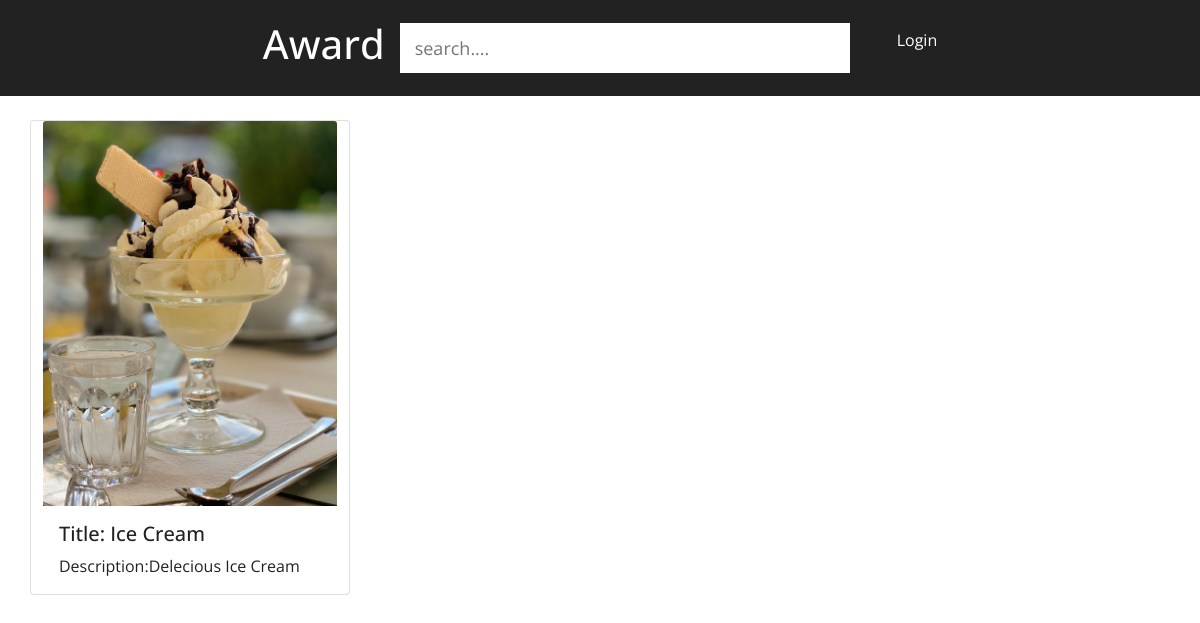
Page /uploading/singleview/ on the committed database.
### uploading/models.py (models this page shows, shortened)
class Post(models.Model):
    user = models.ForeignKey(Account, on_delete=models.SET_NULL, null=True)
    image = models.ImageField(upload_to='images')
    title = models.CharField(max_length=20 ,unique=True, null=True)
    description = models.CharField(max_length=200)
    date_posted  =  models.DateTimeField(auto_now_add=True)
    date_updated = models.DateTimeField(auto_now=True)
    post_link = models.CharField(max_length=20, unique=True,null=True)

### uploading/views.py (the view)
# urls.py: path('singleview/', views.singleview, name='singleview'),
def singleview(request):
    posts = Post.objects.all()
    title = Post.objects.all()
    description = Post.objects.all()
    post_link = Post.objects.all()
    context = {
        'posts'         : posts,
        'title'         : title,
        'description'  : description,
        'post_link'     :  post_link,
    }
    return render(request, 'single_view.html', context)

### accounts/templates/single_view.html
{% extends 'base.html' %}
{% load static %}
{% block content %}
<div class="container">
    <div class="row">
{% for post in posts %}
<div class="card" style="width: 20rem; margin-top: 120px;">
    <img src="{{post.image.url}}" class="card-img-top" alt="...">
    <div class="card-body">
      <h5 class="card-title">Title: {{post.title}}</h5>
      <p class="card-text">Description:{{post.description}}</p>
    </div>
  </div>
  {% endfor %}
</div>
</div>
{% endblock %}

### accounts/static/css/style.css (style rules this page uses)
* { box-sizing: border-box; }
body { font-family: 'Open Sans', sans-serif; color: #222; padding-bottom: 50px; }

### rows in the picture
Post: image (picture), title "Ice Cream", description "Delecious Ice Cream"
